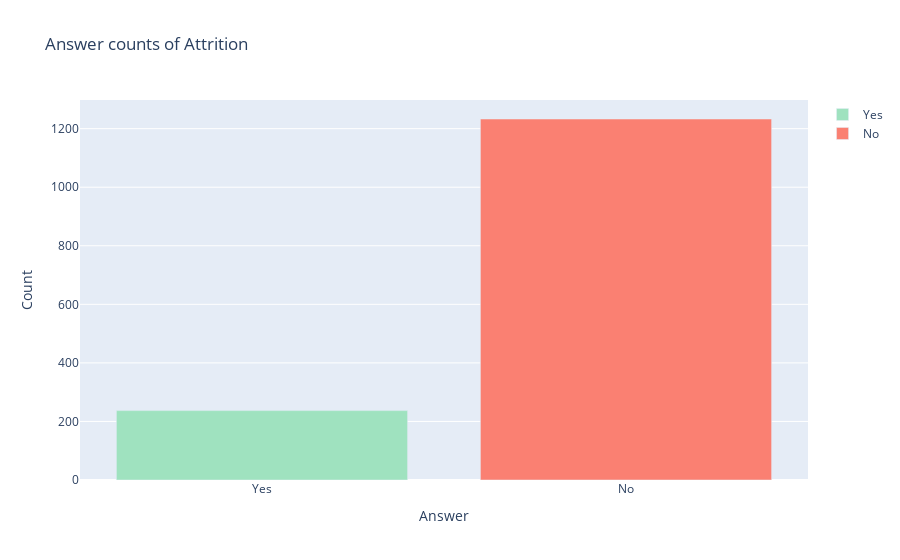

Here is the notebook cell this chart was saved with:
### Code cell
fig = go.Figure(
    data=[
        go.Bar(name="Yes", x=['Yes'], y=[df['Attrition'].value_counts()['Yes']], marker_color='#9FE2BF'),
        go.Bar(name="No", x=['No'], y=[df['Attrition'].value_counts()['No']], marker_color='salmon'),
    ]
)

# Atualização do layout
fig.update_layout(title='Answer counts of Attrition',
                    xaxis_title='Answer',
                    yaxis_title='Count')

# Exibição do gráfico
fig.show()

### Figure 1 — Plotly figure (JSON) as saved in the notebook; plotly's stock layout.template omitted (floating-point values rounded to 4 significant figures)
{"data": [{"marker": {"color": "#9FE2BF"}, "name": "Yes", "type": "bar", "x": ["Yes"], "y": [237]}, {"marker": {"color": "salmon"}, "name": "No", "type": "bar", "x": ["No"], "y": [1233]}], "layout": {"title": {"text": "Answer counts of Attrition"}, "xaxis": {"title": {"text": "Answer"}}, "yaxis": {"title": {"text": "Count"}}}}
